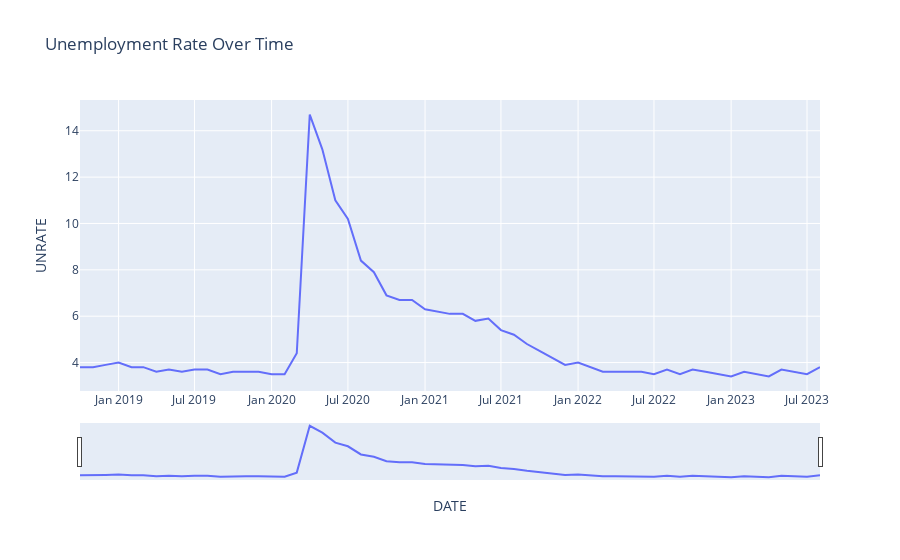

Here is the notebook cell this chart was saved with:
### Markdown cell above
## Can we add a date slider to the plot?
Certainly, adding a date slider can make it easier to explore the data across different time frames. Plotly Express provides an option to add date sliders by setting the range_slider parameter in the line plot function.

Here's how you can add a date slider to your unemployment rate plot:

To differentiate each year by color, you can use the color parameter in Plotly Express. This allows you to color lines based on a particular variable—in this case, the year. This makes it easier to visually distinguish data for different years.

### Code cell
# Adding a date slider to the plot
fig = px.line(unemployment_data, x=unemployment_data.index, y='UNRATE', title='Unemployment Rate Over Time')
fig.update_xaxes(rangeslider_visible=True)
fig.show()

### Figure 1 — Plotly figure (JSON) as saved in the notebook; plotly's stock layout.template omitted (floating-point values rounded to 4 significant figures)
{"data": [{"hovertemplate": "DATE=%{x}<br>UNRATE=%{y}<extra></extra>", "legendgroup": "", "line": {"color": "#636efa", "dash": "solid"}, "marker": {"symbol": "circle"}, "mode": "lines", "name": "", "orientation": "v", "showlegend": false, "type": "scatter", "x": ["2018-10-01T00:00:00", "2018-11-01T00:00:00", "2018-12-01T00:00:00", "2019-01-01T00:00:00", "2019-02-01T00:00:00", "2019-03-01T00:00:00", "2019-04-01T00:00:00", "2019-05-01T00:00:00", "2019-06-01T00:00:00", "2019-07-01T00:00:00", "2019-08-01T00:00:00", "2019-09-01T00:00:00", "2019-10-01T00:00:00", "2019-11-01T00:00:00", "2019-12-01T00:00:00", "2020-01-01T00:00:00", "2020-02-01T00:00:00", "2020-03-01T00:00:00", "2020-04-01T00:00:00", "2020-05-01T00:00:00", "2020-06-01T00:00:00", "2020-07-01T00:00:00", "2020-08-01T00:00:00", "2020-09-01T00:00:00", "2020-10-01T00:00:00", "2020-11-01T00:00:00", "2020-12-01T00:00:00", "2021-01-01T00:00:00", "2021-02-01T00:00:00", "2021-03-01T00:00:00", "2021-04-01T00:00:00", "2021-05-01T00:00:00", "2021-06-01T00:00:00", "2021-07-01T00:00:00", "2021-08-01T00:00:00", "2021-09-01T00:00:00", "2021-10-01T00:00:00", "2021-11-01T00:00:00", "2021-12-01T00:00:00", "2022-01-01T00:00:00", "2022-02-01T00:00:00", "2022-03-01T00:00:00", "2022-04-01T00:00:00", "2022-05-01T00:00:00", "2022-06-01T00:00:00", "2022-07-01T00:00:00", "2022-08-01T00:00:00", "2022-09-01T00:00:00", "2022-10-01T00:00:00", "2022-11-01T00:00:00", "2022-12-01T00:00:00", "2023-01-01T00:00:00", "2023-02-01T00:00:00", "2023-03-01T00:00:00", "2023-04-01T00:00:00", "2023-05-01T00:00:00", "2023-06-01T00:00:00", "2023-07-01T00:00:00", "2023-08-01T00:00:00"], "xaxis": "x", "y": [3.8, 3.8, 3.9, 4, 3.8, 3.8, 3.6, 3.7, 3.6, 3.7, 3.7, 3.5, 3.6, 3.6, 3.6, 3.5, 3.5, 4.4, 14.7, 13.2, 11, 10.2, 8.4, 7.9, 6.9, 6.7, 6.7, 6.3, 6.2, 6.1, 6.1, 5.8, 5.9, 5.4, 5.2, 4.8, 4.5, 4.2, 3.9, 4, 3.8, 3.6, 3.6, 3.6, 3.6, 3.5, 3.7, 3.5, 3.7, 3.6, 3.5, 3.4, 3.6, 3.5, 3.4, 3.7, 3.6, 3.5, 3.8], "yaxis": "y"}], "layout": {"legend": {"tracegroupgap": 0}, "title": {"text": "Unemployment Rate Over Time"}, "xaxis": {"anchor": "y", "domain": [0, 1], "rangeslider": {"visible": true}, "title": {"text": "DATE"}}, "yaxis": {"anchor": "x", "domain": [0, 1], "title": {"text": "UNRATE"}}}}
